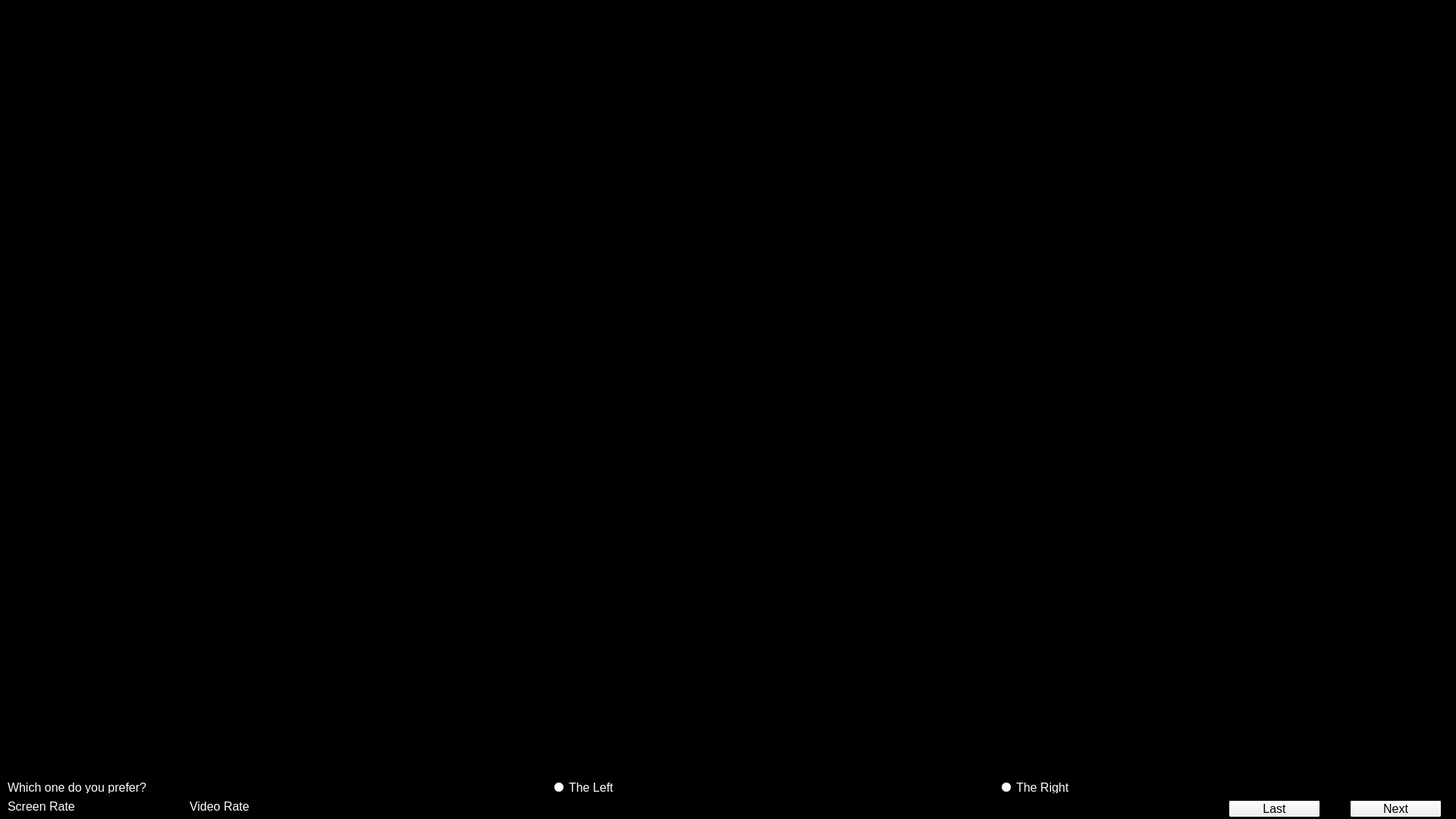
<?xml version="1.0" encoding="UTF-8"?>
<ui version="4.0">
 <class>ExpComparisonForm</class>
 <widget class="QWidget" name="ExpComparisonForm">
  <property name="geometry">
   <rect>
    <x>0</x>
    <y>0</y>
    <width>1920</width>
    <height>1080</height>
   </rect>
  </property>
  <property name="sizePolicy">
   <sizepolicy hsizetype="Fixed" vsizetype="Fixed">
    <horstretch>0</horstretch>
    <verstretch>0</verstretch>
   </sizepolicy>
  </property>
  <property name="palette">
   <palette>
    <active>
     <colorrole role="WindowText">
      <brush brushstyle="SolidPattern">
       <color alpha="255">
        <red>255</red>
        <green>255</green>
        <blue>255</blue>
       </color>
      </brush>
     </colorrole>
     <colorrole role="Text">
      <brush brushstyle="SolidPattern">
       <color alpha="255">
        <red>255</red>
        <green>255</green>
        <blue>255</blue>
       </color>
      </brush>
     </colorrole>
     <colorrole role="ButtonText">
      <brush brushstyle="SolidPattern">
       <color alpha="255">
        <red>0</red>
        <green>0</green>
        <blue>0</blue>
       </color>
      </brush>
     </colorrole>
     <colorrole role="Base">
      <brush brushstyle="SolidPattern">
       <color alpha="255">
        <red>255</red>
        <green>255</green>
        <blue>255</blue>
       </color>
      </brush>
     </colorrole>
     <colorrole role="Window">
      <brush brushstyle="SolidPattern">
       <color alpha="255">
        <red>0</red>
        <green>0</green>
        <blue>0</blue>
       </color>
      </brush>
     </colorrole>
     <colorrole role="PlaceholderText">
      <brush brushstyle="SolidPattern">
       <color alpha="128">
        <red>255</red>
        <green>255</green>
        <blue>255</blue>
       </color>
      </brush>
     </colorrole>
    </active>
    <inactive>
     <colorrole role="WindowText">
      <brush brushstyle="SolidPattern">
       <color alpha="255">
        <red>255</red>
        <green>255</green>
        <blue>255</blue>
       </color>
      </brush>
     </colorrole>
     <colorrole role="Text">
      <brush brushstyle="SolidPattern">
       <color alpha="255">
        <red>255</red>
        <green>255</green>
        <blue>255</blue>
       </color>
      </brush>
     </colorrole>
     <colorrole role="ButtonText">
      <brush brushstyle="SolidPattern">
       <color alpha="255">
        <red>0</red>
        <green>0</green>
        <blue>0</blue>
       </color>
      </brush>
     </colorrole>
     <colorrole role="Base">
      <brush brushstyle="SolidPattern">
       <color alpha="255">
        <red>255</red>
        <green>255</green>
        <blue>255</blue>
       </color>
      </brush>
     </colorrole>
     <colorrole role="Window">
      <brush brushstyle="SolidPattern">
       <color alpha="255">
        <red>0</red>
        <green>0</green>
        <blue>0</blue>
       </color>
      </brush>
     </colorrole>
     <colorrole role="PlaceholderText">
      <brush brushstyle="SolidPattern">
       <color alpha="128">
        <red>255</red>
        <green>255</green>
        <blue>255</blue>
       </color>
      </brush>
     </colorrole>
    </inactive>
    <disabled>
     <colorrole role="WindowText">
      <brush brushstyle="SolidPattern">
       <color alpha="255">
        <red>120</red>
        <green>120</green>
        <blue>120</blue>
       </color>
      </brush>
     </colorrole>
     <colorrole role="Text">
      <brush brushstyle="SolidPattern">
       <color alpha="255">
        <red>120</red>
        <green>120</green>
        <blue>120</blue>
       </color>
      </brush>
     </colorrole>
     <colorrole role="ButtonText">
      <brush brushstyle="SolidPattern">
       <color alpha="255">
        <red>120</red>
        <green>120</green>
        <blue>120</blue>
       </color>
      </brush>
     </colorrole>
     <colorrole role="Base">
      <brush brushstyle="SolidPattern">
       <color alpha="255">
        <red>0</red>
        <green>0</green>
        <blue>0</blue>
       </color>
      </brush>
     </colorrole>
     <colorrole role="Window">
      <brush brushstyle="SolidPattern">
       <color alpha="255">
        <red>0</red>
        <green>0</green>
        <blue>0</blue>
       </color>
      </brush>
     </colorrole>
     <colorrole role="PlaceholderText">
      <brush brushstyle="SolidPattern">
       <color alpha="128">
        <red>0</red>
        <green>0</green>
        <blue>0</blue>
       </color>
      </brush>
     </colorrole>
    </disabled>
   </palette>
  </property>
  <property name="windowTitle">
   <string>ExpComparisonWidget</string>
  </property>
  <widget class="QWidget" name="display3DWidget" native="true">
   <property name="geometry">
    <rect>
     <x>0</x>
     <y>0</y>
     <width>1920</width>
     <height>1020</height>
    </rect>
   </property>
   <property name="maximumSize">
    <size>
     <width>9000</width>
     <height>9000</height>
    </size>
   </property>
  </widget>
  <widget class="QLabel" name="question">
   <property name="geometry">
    <rect>
     <x>10</x>
     <y>1030</y>
     <width>441</width>
     <height>16</height>
    </rect>
   </property>
   <property name="font">
    <font>
     <pointsize>12</pointsize>
    </font>
   </property>
   <property name="text">
    <string>Which one do you prefer?</string>
   </property>
  </widget>
  <widget class="QRadioButton" name="rbtnLeft">
   <property name="geometry">
    <rect>
     <x>730</x>
     <y>1030</y>
     <width>89</width>
     <height>16</height>
    </rect>
   </property>
   <property name="font">
    <font>
     <pointsize>12</pointsize>
    </font>
   </property>
   <property name="text">
    <string>The Left</string>
   </property>
  </widget>
  <widget class="QRadioButton" name="rbtnRight">
   <property name="geometry">
    <rect>
     <x>1320</x>
     <y>1030</y>
     <width>89</width>
     <height>16</height>
    </rect>
   </property>
   <property name="font">
    <font>
     <pointsize>12</pointsize>
    </font>
   </property>
   <property name="text">
    <string>The Right</string>
   </property>
  </widget>
  <widget class="QLabel" name="question_2">
   <property name="geometry">
    <rect>
     <x>10</x>
     <y>1055</y>
     <width>231</width>
     <height>16</height>
    </rect>
   </property>
   <property name="font">
    <font>
     <pointsize>12</pointsize>
    </font>
   </property>
   <property name="text">
    <string>Screen Rate</string>
   </property>
  </widget>
  <widget class="QLabel" name="question_3">
   <property name="geometry">
    <rect>
     <x>250</x>
     <y>1055</y>
     <width>231</width>
     <height>16</height>
    </rect>
   </property>
   <property name="font">
    <font>
     <pointsize>12</pointsize>
    </font>
   </property>
   <property name="text">
    <string>Video Rate</string>
   </property>
  </widget>
  <widget class="QPushButton" name="pbtnLast">
   <property name="geometry">
    <rect>
     <x>1620</x>
     <y>1055</y>
     <width>121</width>
     <height>23</height>
    </rect>
   </property>
   <property name="font">
    <font>
     <pointsize>12</pointsize>
    </font>
   </property>
   <property name="text">
    <string>Last</string>
   </property>
  </widget>
  <widget class="QPushButton" name="pbtnNext">
   <property name="geometry">
    <rect>
     <x>1780</x>
     <y>1055</y>
     <width>121</width>
     <height>23</height>
    </rect>
   </property>
   <property name="font">
    <font>
     <pointsize>12</pointsize>
    </font>
   </property>
   <property name="text">
    <string>Next</string>
   </property>
  </widget>
 </widget>
 <layoutdefault spacing="6" margin="11"/>
 <resources/>
 <connections/>
</ui>
